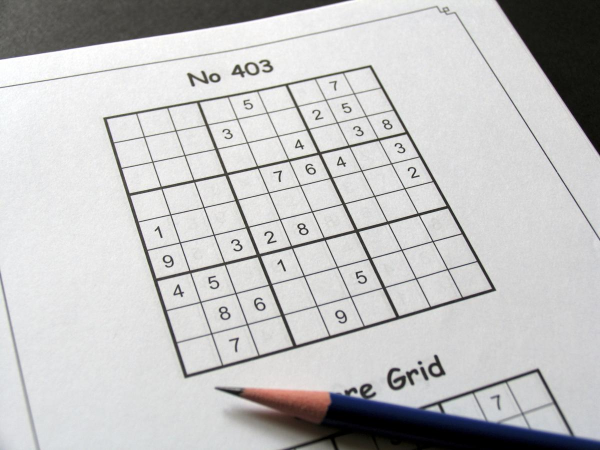
#> input picture images/sudoku1.jpg, 1200 x 900 px (shown at 1/2 size)
$ python detect.py --image images/sudoku1.jpg
#> lines starting #> are read from the running program, lines starting #| are printed output that depends on the picture; after the words box and inside, x2 and y2 are one past the last pixel; in counts of white or black regions, pixels touching at a corner belong together
#! /usr/bin/env python3
# -*- coding: utf-8 -*-
# vim:fenc=utf-8
#
# Distributed under terms of the MIT license.

"""
Detect a sudoku grid
"""

import cv2
import imutils
from imutils import perspective
from imutils import contours
import argparse
import logging
import numpy as np
import pytesseract

logging.basicConfig(level=logging.DEBUG, format=' %(asctime)s -  %(levelname)s -  %(message)s')


def binaryImage(gray):
    """Returns binary image"""

    # Preprocessing
    blur = cv2.GaussianBlur(gray,(11,11),0)

    # Inverse tresholding to later filter contours
    gausTresh = cv2.adaptiveThreshold(blur,255,cv2.ADAPTIVE_THRESH_GAUSSIAN_C,
                                      cv2.THRESH_BINARY_INV,11,2)

    # Dilate and erode to make sure the grid contour connects
    dilated = cv2.dilate(gausTresh,None,iterations=1)
    eroded = cv2.erode(dilated,None,iterations=1)

    return eroded

def getGridCorners(binaryImg):
    '''Return conrers'''
    #contours = cv2.findContours(binaryImg,cv2.RETR_TREE,cv2.CHAIN_APPROX_SIMPLE)
    cnts = cv2.findContours(binaryImg,cv2.RETR_TREE,cv2.CHAIN_APPROX_NONE)
    cnts = imutils.grab_contours(cnts)

    assert len(cnts)>0, "No contours found"

    grid = max(cnts,key=cv2.contourArea)

    # Find rectangle to get corners
    epsilon = 0.1*cv2.arcLength(grid,True)
    approx = cv2.approxPolyDP(grid,epsilon,True)

    # Convert approx to a 2d array
    pts = approx[:,0,:]

    assert len(pts) == 4, "pts does not have 4 corners"
    return pts

def filterOutNumber(warp):
    cnts = cv2.findContours(warp,cv2.RETR_TREE,cv2.CHAIN_APPROX_SIMPLE)
    cnts = imutils.grab_contours(cnts)

    mask = warp.copy()

    # expected size of a cell
    cellVol = warp.shape[0]//9*warp.shape[1]//9

    # Filtering out numbers
    for c in cnts:
        if cv2.contourArea(c)< cellVol:
            cv2.drawContours(mask,[c],-1,(0,0,0),-1)

    # Repair grid lines
    verticalKernel = cv2.getStructuringElement(cv2.MORPH_RECT,(1,5))
    mask = cv2.morphologyEx(mask,cv2.MORPH_CLOSE,verticalKernel,iterations=5)
    horizontalKernel = cv2.getStructuringElement(cv2.MORPH_RECT,(5,1))
    mask = cv2.morphologyEx(mask,cv2.MORPH_CLOSE,horizontalKernel,iterations=5)

    inverted = cv2.bitwise_not(mask)

    return inverted


def getMatrix(img,mask):
    '''Return matrix with the sudoku numbers'''
    cropMarg = 2

    cnts = cv2.findContours(mask,cv2.RETR_TREE,cv2.CHAIN_APPROX_SIMPLE)
    cnts = imutils.grab_contours(cnts)

    assert len(cnts) == 81, "Not 9x9 grid"

    # Sort the contours from top to bottom
    verticalSort,_ = contours.sort_contours(cnts,method="top-to-bottom")

    numberGrid = []
    row = []
    # Sorts the cells on the row from left to right
    for i,c in enumerate(verticalSort,1):
        row.append(c)
        if i%9 == 0:
            horizontalSort,_ = contours.sort_contours(row,method="left-to-right")
            numberGrid.append(horizontalSort)
            row = []

    # Preprocessing
    blur = cv2.GaussianBlur(img,(5,5),0)
    clean = cv2.threshold(blur, 0, 255, cv2.THRESH_BINARY + cv2.THRESH_OTSU)[1]


    # Empty sudoku grid to be filled
    sudokuMatrix = np.zeros((9,9),dtype=np.uint8)

    # Iterates trough all the cells from top to bottom left to right
    for i,r in enumerate(numberGrid):
        for j,c in enumerate(r):
            # Crops the cell
            x,y,w,h = cv2.boundingRect(c)
            cellCrop = clean[y+cropMarg:y+h-cropMarg,x+cropMarg:x+w-cropMarg]
            # Get the number in the cell and add it to the matrix
            number = getNumber(cellCrop)
            logging.debug("{}, {}: {}".format(i,j,number))
            sudokuMatrix[i,j] = number

    return sudokuMatrix

def getNumber(cellImg):
    '''Returns the number from a cell'''
    # TODO: increase speed of OCR
    # Apply OCR on the cropped image
    config = ('-l eng --oem 1 --psm 10')
    num = pytesseract.image_to_string(cellImg, config=config)

    # Only returns a single digit
    if len(num) == 1 and num.isdigit():
        return int(num)
    elif len(num) > 1:
        for c in num:
            if c.isdigit():
                return int(c)
    return 0

def img2Matrix(image):
    '''Returns a sudoku matrix given an image'''
    #preprocessing
    resize = imutils.resize(image,height=700)
    gray = cv2.cvtColor(resize,cv2.COLOR_BGR2GRAY)
    binary = binaryImage(gray)

    # Transforms and crops mask and grayscale img to sudoku grid
    pts = getGridCorners(binary)
    binWarp = perspective.four_point_transform(binary,pts)
    grayWarp = perspective.four_point_transform(gray,pts)

    # Clean up to only grid
    cellMask = filterOutNumber(binWarp)

    #Get sudoku matrix
    matrix = getMatrix(grayWarp,cellMask)

    return matrix

def main(image):
    try:
        matrix = img2Matrix(image)
    except AssertionError as err:
        print("img2Matrix Failed: {}".format(err))

    logging.info("\n"+str(matrix))
    cv2.waitKey(0)

if __name__ == '__main__':
    parser = argparse.ArgumentParser(description="Detect a sudoku grid")
    parser.add_argument("-i","--image",help="Path to image")
    args = vars(parser.parse_args())
    image = cv2.imread(args["image"])
#> image is the input picture: shape (900, 1200, 3); mean B, G, R 194.2, 194.2, 194.4
    main(image)
#> in binaryImage, `gausTresh = cv2.adaptiveThreshold(blur,255,cv2.ADAPTIVE_THRESH_GAUSSIA..`:
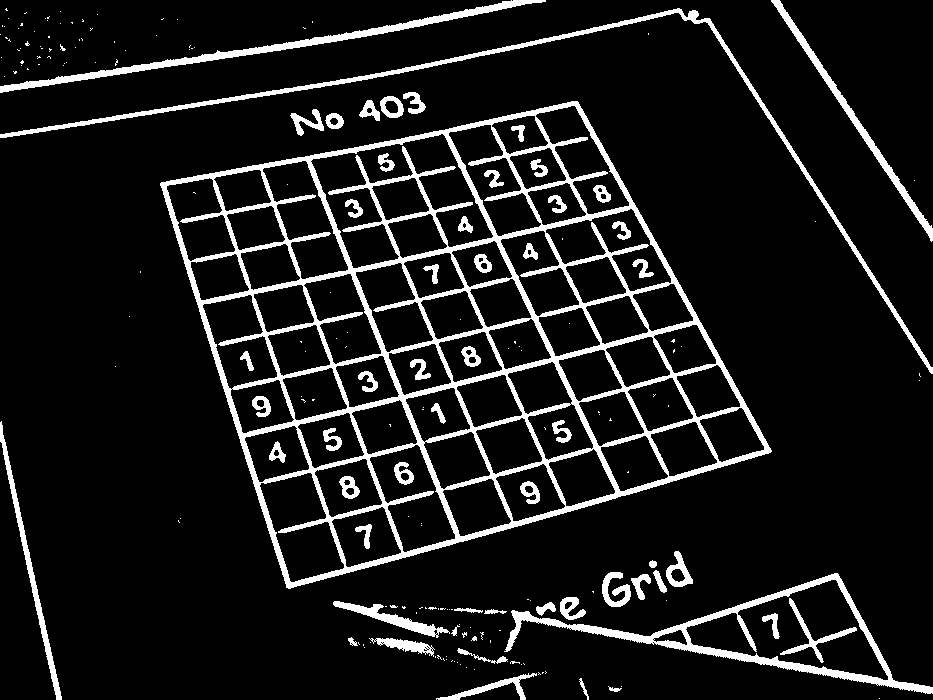
#> gausTresh: shape (700, 933); 10.4% white; 202 white regions (145 under 20 px), largest, box (x1, y1, x2, y2) and area: (160, 101, 772, 589) 38276, (504, 573, 933, 694) 5275, (0, 8, 933, 374) 5181
#> in binaryImage, `dilated = cv2.dilate(gausTresh,None,iterations=1)`: dilated: shape (700, 933); 15.8% white; 144 white regions (67 under 20 px), largest, box (x1, y1, x2, y2) and area: (159, 100, 773, 590) 57946, (503, 572, 933, 695) 8713, (0, 7, 933, 375) 8048
#> in binaryImage, `eroded = cv2.erode(dilated,None,iterations=1)`:
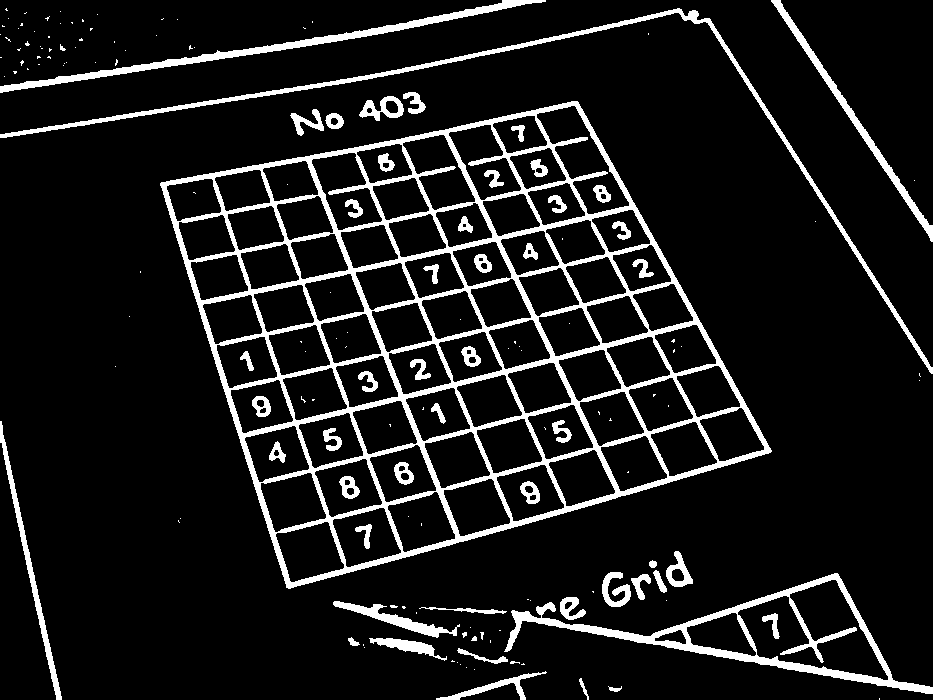
#> eroded: shape (700, 933); 10.5% white; 161 white regions (107 under 20 px)
#> in getGridCorners, `cnts = cv2.findContours(binaryImg,cv2.RETR_TREE,cv2.CHAIN_APPROX_NONE)`: cnts = 264 contours, 114 with area under 20; largest, box (x1, y1, x2, y2) and area: (160, 101, 772, 589) 188455, (504, 573, 933, 694) 15285, (737, 579, 889, 681) 7992, (536, 105, 630, 215) 4270, (0, 8, 933, 374) 4112
#> in getGridCorners, `grid = max(cnts,key=cv2.contourArea)`: grid = contour of 1656 points, box (x1, y1, x2, y2) (160, 101, 772, 589), area 188455
#> in getGridCorners, `epsilon = 0.1*cv2.arcLength(grid,True)`: epsilon = 188
#> in getGridCorners, `approx = cv2.approxPolyDP(grid,epsilon,True)`: approx = [[577, 101], [160, 183], [286, 587], [771, 451]]
#> in img2Matrix, `grayWarp = perspective.four_point_transform(gray,pts)`:
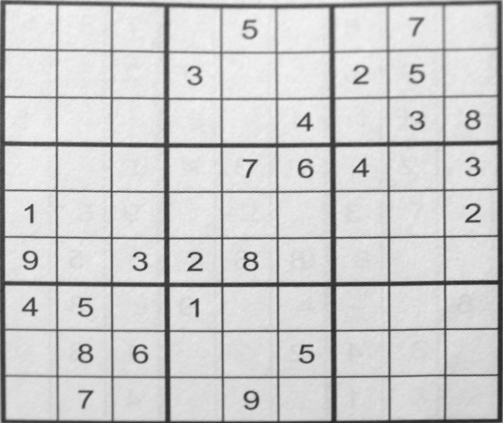
#> grayWarp: shape (423, 503); min 37, max 244, mean 204.6
#> in filterOutNumber, `cnts = cv2.findContours(warp,cv2.RETR_TREE,cv2.CHAIN_APPROX_SIMPLE)`: cnts = 153 contours, 38 with area under 20; largest, box (x1, y1, x2, y2) and area: (0, 0, 503, 423) 211390, (334, 7, 388, 98) 4049, (445, 4, 498, 96) 4040, (168, 7, 221, 98) 4040, (277, 8, 330, 98) 4032
#> the loop in filterOutNumber, `for c in cnts:` made 153 passes
#> c on passes 8, 12, 13: [[352, 404], [350, 406], [353, 406], [353, 404]], [[139, 400], [138, 401], [138, 402], [139, 402]], [[129, 391], [129, 392], [130, 392], [130, 391]]
#> after the loop in filterOutNumber, `for c in cnts:`:
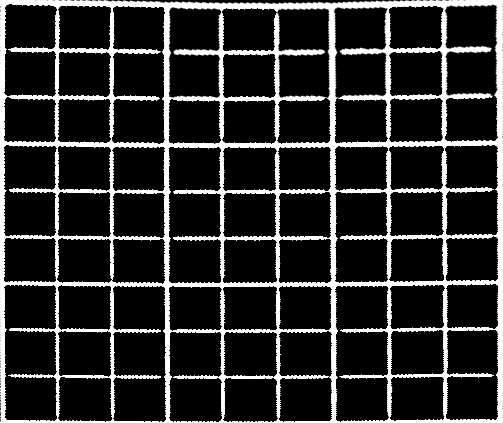
#> mask: shape (423, 503); min 0, max 255, mean 44.3
#> in filterOutNumber, `verticalKernel = cv2.getStructuringElement(cv2.MORPH_RECT,(1,5))`: verticalKernel = [1, 1, 1, 1, 1]
#> in filterOutNumber, `mask = cv2.morphologyEx(mask,cv2.MORPH_CLOSE,verticalKernel,iterations..`:
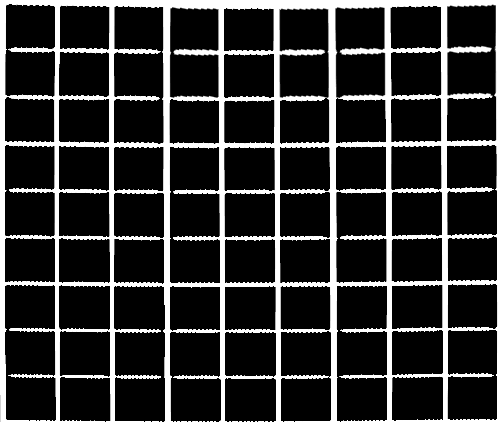
#> mask: shape (423, 503); min 0, max 255, mean 49.9
#> in filterOutNumber, `horizontalKernel = cv2.getStructuringElement(cv2.MORPH_RECT,(5,1))`: horizontalKernel = [[1, 1, 1, 1, 1]]
#> in filterOutNumber, `inverted = cv2.bitwise_not(mask)`:
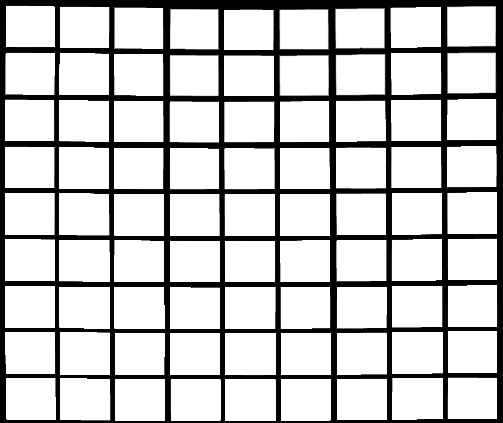
#> inverted: shape (423, 503); min 0, max 255, mean 199.4
#> in getMatrix, `cnts = cv2.findContours(mask,cv2.RETR_TREE,cv2.CHAIN_APPROX_SIMPLE)`: cnts = 81 contours; largest, box (x1, y1, x2, y2) and area: (59, 332, 110, 375) 2090, (59, 193, 110, 236) 2082, (336, 332, 387, 375) 2076, (391, 239, 443, 281) 2074, (225, 333, 276, 376) 2072
#> in getMatrix, `verticalSort,_ = contours.sort_contours(cnts,method="top-to-bottom")`: verticalSort has the same summary as cnts
#> the loop in getMatrix, `for i,c in enumerate(verticalSort,1):` made 81 passes
#> c on passes 7, 8, 13, 16, 17, 22, 30, 31, 32, 33, 34, 38: [[279, 9], [279, 49], [328, 49], [328, 9]], [[224, 9], [224, 49], [273, 49], [273, 9]], [[59, 53], [59, 94], [108, 94], [108, 53]], [[279, 55], [279, 95], [328, 95], [328, 55]], [[224, 55], [224, 95], [273, 95], [273, 55]], [[336, 100], [336, 141], [385, 141], [385, 100]], [[391, 147], [391, 187], [441, 187], [441, 147]], [[336, 147], [336, 188], [385, 188], [385, 147]], [[59, 147], [59, 188], [108, 188], [108, 147]], [[280, 148], [280, 188], [329, 188], [329, 148]], [[224, 148], [224, 189], [274, 189], [274, 148]], [[391, 193], [391, 234], [441, 234], [441, 193]]
#> after the loop in getMatrix, `for i,c in enumerate(verticalSort,1):`: numberGrid = 9 items
#> in getMatrix, `clean = cv2.threshold(blur, 0, 255, cv2.THRESH_BINARY + cv2.THRESH_OTS..`:
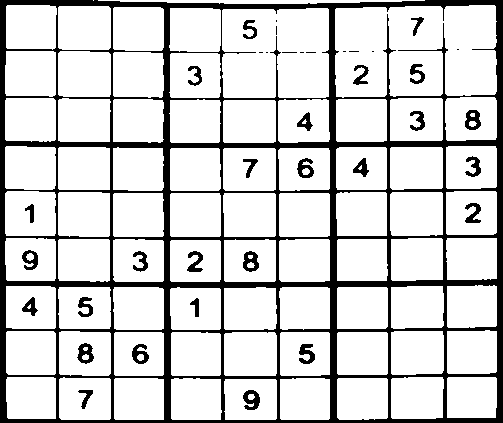
#> clean: shape (423, 503); 82.6% white; 38 black regions (11 under 20 px), largest, box (x1, y1, x2, y2) and area: (0, 0, 503, 423) 32718, (243, 390, 260, 410) 216, (243, 251, 259, 272) 209
#> the loop in getMatrix, `for i,r in enumerate(numberGrid):` made 1 pass
#> after the loop in getMatrix, `for i,r in enumerate(numberGrid):`: cellCrop: shape (39, 46); every value is 255
#> (the call stopped at in getNumber, `num = pytesseract.image_to_string(cellImg, config=config)`: pytesseract is not available in this run)
